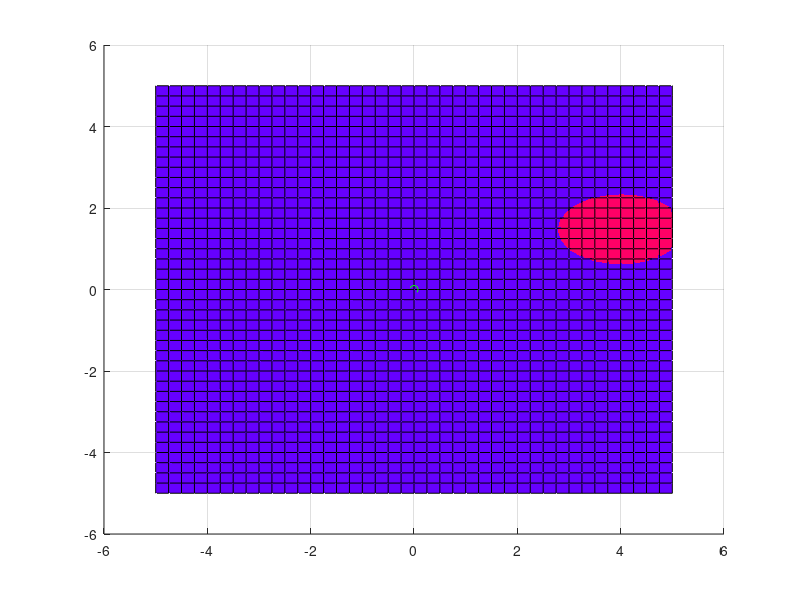
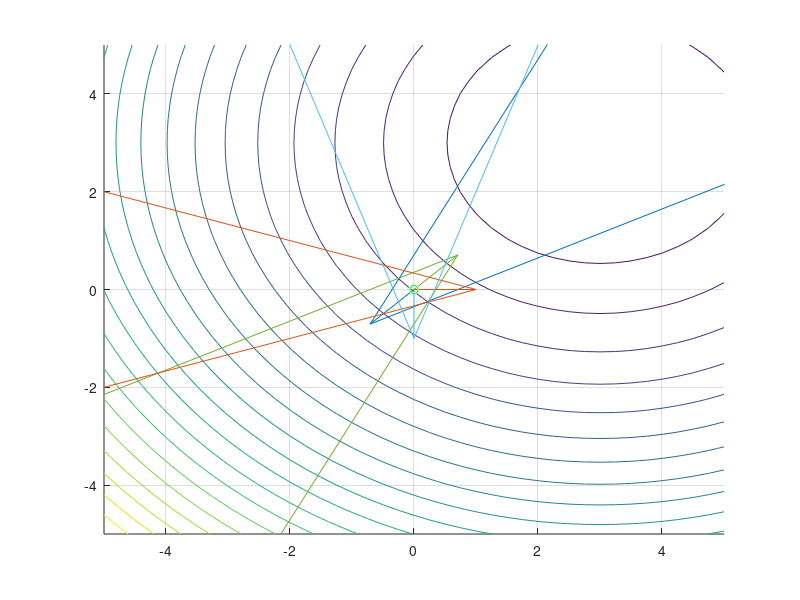

MATLAB code to generate these figures, in order: (Note: this script raises an error after producing the figures.)

function FeasibleDirectionsMethod
    figure(1); hold on; grid on
    figure(2); hold on; grid on

    [X, Y] = meshgrid(-5:.25:5);
    X0 = [0 0];
    
    Z = (X - 3) .^ 2 + (Y - 3) .^ 2;
    G1 = 2 .* X - Y .^ 2 - 1;
    G2 = 9 - 0.8 .* X .^ 2 - 2 .* Y;
    
    figure(1)
    surf(X, Y, Z, 'FaceColor', [0.4 0 1]);
    surf(X, Y, G1, 'FaceColor', [1 0 0.4]);
    surf(X, Y, G2, 'FaceColor', [1 0 0.4]);
    plot3(X0(1), X0(2), objFun(X0), 'go');
    
    figure(2)
    plot3(X0(1), X0(2), objFun(X0), 'go');
    contour(X, Y, Z, 20);
    
    funGradient = derivObjFun(X0) ./ norm(derivObjFun(X0));
    constGradient1 = derivConstFun1(X0) ./ norm(derivConstFun1(X0));
    constGradient2 = derivConstFun2(X0) ./ norm(derivConstFun2(X0));
    
    quiver(X0(1), X0(2), funGradient(1), funGradient(2), 0, 'MaxHeadSize', 5);
    quiver(X0(1), X0(2), -funGradient(1), -funGradient(2), 0, 'MaxHeadSize', 5);
    quiver(X0(1), X0(2), constGradient1(1), constGradient1(2), 0, 'MaxHeadSize', 5);
    quiver(X0(1), X0(2), constGradient2(1), constGradient2(2), 0, 'MaxHeadSize', 5);
       
    f = [-1; 0; 0];
    A = [1 constGradient1(1) constGradient1(2); 1 constGradient2(1) constGradient2(2)];
    b = [0 0];
    lb = [-1; -1; -1];
    ub = [1000; 1; 1];
    
    x = linprog(f,A,b,[],[],lb,ub);
    feasDir = x ./ norm(x);

    quiver(X0(1), X0(2), feasDir(1), feasDir(2), 0, 'MaxHeadSize', 5);
    
    legend('Start point', 'Function', 'Gradient', 'Antigradient', 'Constraint1 gradient', 'Constraint2 gradient', 'Feasible direction')
end

function F = objFun(X)
    F = (X(1) - 3) .^ 2 + (X(2) - 3) .^ 2;
end

function G = derivConstFun1(X)
    G(1) = 2;
    G(2) = -2 .* X(2);
end

function G = derivConstFun2(X)
    G(1) = -1.6 .* X(1);
    G(2) = -2;
end

function D = derivObjFun(X)
    D(1) = 2 .* (X(1) - 3);
    D(2) = 2 .* (X(2) - 3);
end




















